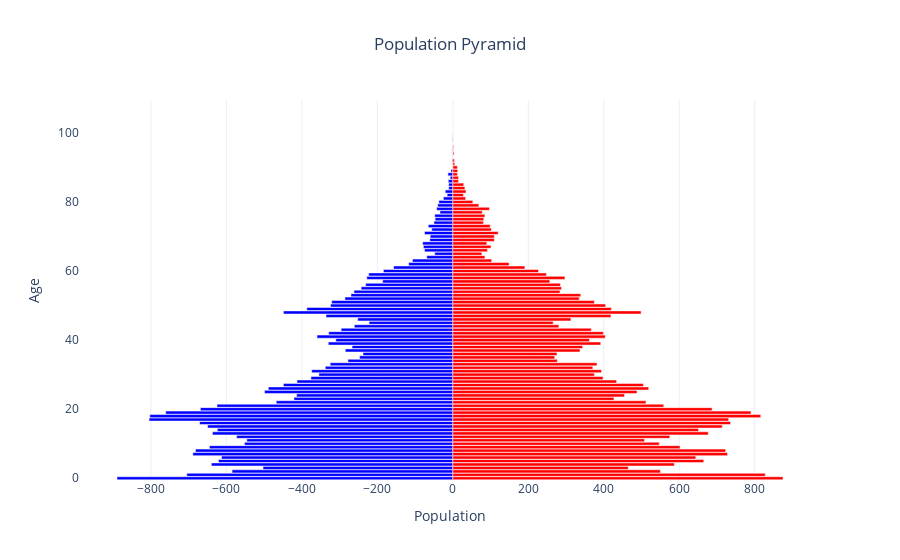

The code cell stored with this chart in its notebook:
### Code cell
query = """
SELECT * From Population
WHERE Age == 'Total'
"""
year = 1850
query = """
SELECT Sex, Age, "{year}" From Population
WHERE Age != 'Total' AND
Sex != 'Total' AND
Sex != 'Non-binary/Other'
""".format(year=year)

api = src.StatisticsIcelandAPI()
conn = api.conn

df = pd.read_sql(query, con=conn)

frame = (
    df.melt(id_vars=['Sex','Age'],var_name='Year',value_name='Population')
    .assign(Age=lambda s: s.Age.str.replace(r'\syears?','',regex=True).replace('Under 1','0').astype(int),
            Population=lambda s: s.Population.replace('..','0').astype(int)
            )
)

# Pivot for plotting
df_male = frame[frame['Sex'] == 'Males'].copy()
df_female = frame[frame['Sex'] == 'Females'].copy()
df_male['Population'] *= -1  # Invert male values for pyramid shape

pyramid_chart = go.Figure()

pyramid_chart.add_trace(go.Bar(
    y=df_male['Age'],
    x=df_male['Population'],
    orientation='h',
    name='Male',
    marker_color='blue'
))

pyramid_chart.add_trace(go.Bar(
    y=df_female['Age'],
    x=df_female['Population'],
    orientation='h',
    name='Female',
    marker_color='red'
))

pyramid_chart.update_layout(
    title='Population Pyramid',
    xaxis=dict(title='Population'),
    yaxis=dict(title='Age', categoryorder='category ascending'),
    barmode='overlay',
    bargap=0.1,
    template='plotly_white',
    title_x=0.5,
    showlegend=False,
    uirevision='None',
)

### Figure 1 — Plotly figure (JSON) as saved in the notebook; plotly's stock layout.template omitted (floating-point values rounded to 4 significant figures)
{"data": [{"marker": {"color": "blue"}, "name": "Male", "orientation": "h", "type": "bar", "x": [-890, -705, -585, -503, -640, -621, -613, -689, -682, -645, -552, -546, -573, -637, -624, -650, -671, -805, -803, -761, -669, -625, -468, -421, -414, -499, -489, -449, -413, -376, -355, -374, -338, -325, -278, -247, -238, -285, -267, -330, -310, -360, -329, -296, -261, -222, -252, -336, -449, -387, -324, -321, -286, -270, -262, -243, -231, -186, -228, -223, -184, -157, -117, -107, -69, -48, -75, -78, -80, -61, -60, -75, -56, -65, -50, -47, -48, -34, -43, -40, -37, -25, -15, -20, -11, -11, -12, -7, -13, -5, 0, 0, -2, -1, 0, -1, 0, 0, -2, -1, 0, 0, 0, 0, 0, 0, 0, 0, 0, 0], "y": [0, 1, 2, 3, 4, 5, 6, 7, 8, 9, 10, 11, 12, 13, 14, 15, 16, 17, 18, 19, 20, 21, 22, 23, 24, 25, 26, 27, 28, 29, 30, 31, 32, 33, 34, 35, 36, 37, 38, 39, 40, 41, 42, 43, 44, 45, 46, 47, 48, 49, 50, 51, 52, 53, 54, 55, 56, 57, 58, 59, 60, 61, 62, 63, 64, 65, 66, 67, 68, 69, 70, 71, 72, 73, 74, 75, 76, 77, 78, 79, 80, 81, 82, 83, 84, 85, 86, 87, 88, 89, 90, 91, 92, 93, 94, 95, 96, 97, 98, 99, 100, 101, 102, 103, 104, 105, 106, 107, 108, 109]}, {"marker": {"color": "red"}, "name": "Female", "orientation": "h", "type": "bar", "x": [875, 828, 550, 465, 587, 665, 644, 728, 723, 602, 547, 508, 575, 677, 651, 714, 736, 731, 816, 790, 687, 559, 512, 427, 455, 488, 519, 505, 434, 398, 375, 394, 371, 382, 277, 270, 276, 337, 344, 392, 362, 404, 399, 367, 281, 266, 313, 419, 499, 420, 405, 375, 335, 339, 284, 288, 285, 257, 297, 248, 227, 191, 149, 103, 85, 77, 92, 101, 90, 110, 110, 120, 102, 99, 81, 82, 85, 78, 97, 69, 53, 34, 28, 35, 32, 29, 15, 15, 12, 13, 12, 5, 4, 0, 3, 1, 2, 0, 0, 0, 0, 0, 0, 0, 0, 0, 0, 0, 0, 0], "y": [0, 1, 2, 3, 4, 5, 6, 7, 8, 9, 10, 11, 12, 13, 14, 15, 16, 17, 18, 19, 20, 21, 22, 23, 24, 25, 26, 27, 28, 29, 30, 31, 32, 33, 34, 35, 36, 37, 38, 39, 40, 41, 42, 43, 44, 45, 46, 47, 48, 49, 50, 51, 52, 53, 54, 55, 56, 57, 58, 59, 60, 61, 62, 63, 64, 65, 66, 67, 68, 69, 70, 71, 72, 73, 74, 75, 76, 77, 78, 79, 80, 81, 82, 83, 84, 85, 86, 87, 88, 89, 90, 91, 92, 93, 94, 95, 96, 97, 98, 99, 100, 101, 102, 103, 104, 105, 106, 107, 108, 109]}], "layout": {"bargap": 0.1, "barmode": "overlay", "showlegend": false, "title": {"text": "Population Pyramid", "x": 0.5}, "uirevision": "None", "xaxis": {"title": {"text": "Population"}}, "yaxis": {"categoryorder": "category ascending", "title": {"text": "Age"}}}}
